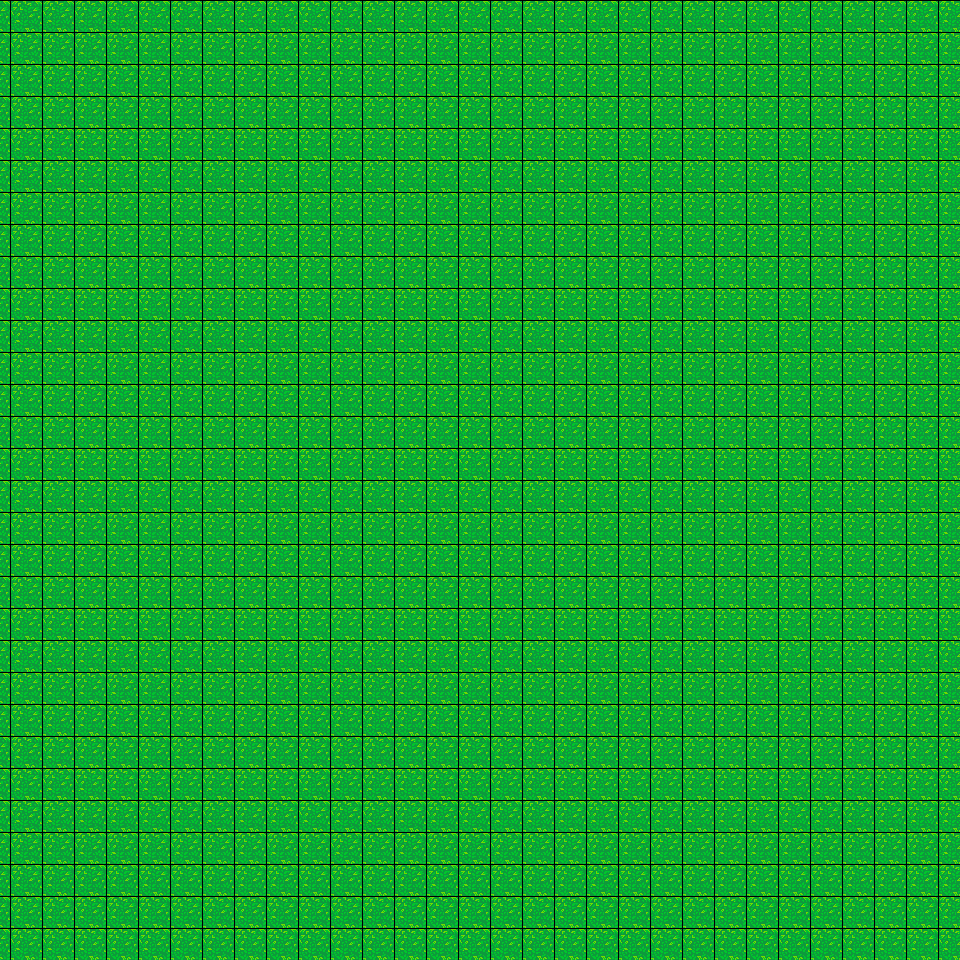

A level layout from a 2D game, rendered from its tile map. Below: a short description, then the map file with its tile-grid data intact:
An orthogonal 30x30 tile map with 32x32 px tiles, 1 tile layer (Capa de patrones 1).

<map version="1.10" tiledversion="1.10.2" orientation="orthogonal" renderorder="right-down" width="30" height="30" tilewidth="32" tileheight="32" infinite="0" nextlayerid="2" nextobjectid="1">
 <tileset firstgid="1" source="Plaza Map.tsx" />
 <layer id="1" name="Capa de patrones 1" width="30" height="30">
  <data encoding="csv">
19,19,19,19,19,19,19,19,19,19,19,19,19,19,19,19,19,19,19,19,19,19,19,19,19,19,19,19,19,19,
19,19,19,19,19,19,19,19,19,19,19,19,19,19,19,19,19,19,19,19,19,19,19,19,19,19,19,19,19,19,
19,19,19,19,19,19,19,19,19,19,19,19,19,19,19,19,19,19,19,19,19,19,19,19,19,19,19,19,19,19,
19,19,19,19,19,19,19,19,19,19,19,19,19,19,19,19,19,19,19,19,19,19,19,19,19,19,19,19,19,19,
19,19,19,19,19,19,19,19,19,19,19,19,19,19,19,19,19,19,19,19,19,19,19,19,19,19,19,19,19,19,
19,19,19,19,19,19,19,19,19,19,19,19,19,19,19,19,19,19,19,19,19,19,19,19,19,19,19,19,19,19,
19,19,19,19,19,19,19,19,19,19,19,19,19,19,19,19,19,19,19,19,19,19,19,19,19,19,19,19,19,19,
19,19,19,19,19,19,19,19,19,19,19,19,19,19,19,19,19,19,19,19,19,19,19,19,19,19,19,19,19,19,
19,19,19,19,19,19,19,19,19,19,19,19,19,19,19,19,19,19,19,19,19,19,19,19,19,19,19,19,19,19,
19,19,19,19,19,19,19,19,19,19,19,19,19,19,19,19,19,19,19,19,19,19,19,19,19,19,19,19,19,19,
19,19,19,19,19,19,19,19,19,19,19,19,19,19,19,19,19,19,19,19,19,19,19,19,19,19,19,19,19,19,
19,19,19,19,19,19,19,19,19,19,19,19,19,19,19,19,19,19,19,19,19,19,19,19,19,19,19,19,19,19,
19,19,19,19,19,19,19,19,19,19,19,19,19,19,19,19,19,19,19,19,19,19,19,19,19,19,19,19,19,19,
19,19,19,19,19,19,19,19,19,19,19,19,19,19,19,19,19,19,19,19,19,19,19,19,19,19,19,19,19,19,
19,19,19,19,19,19,19,19,19,19,19,19,19,19,19,19,19,19,19,19,19,19,19,19,19,19,19,19,19,19,
19,19,19,19,19,19,19,19,19,19,19,19,19,19,19,19,19,19,19,19,19,19,19,19,19,19,19,19,19,19,
19,19,19,19,19,19,19,19,19,19,19,19,19,19,19,19,19,19,19,19,19,19,19,19,19,19,19,19,19,19,
19,19,19,19,19,19,19,19,19,19,19,19,19,19,19,19,19,19,19,19,19,19,19,19,19,19,19,19,19,19,
19,19,19,19,19,19,19,19,19,19,19,19,19,19,19,19,19,19,19,19,19,19,19,19,19,19,19,19,19,19,
19,19,19,19,19,19,19,19,19,19,19,19,19,19,19,19,19,19,19,19,19,19,19,19,19,19,19,19,19,19,
19,19,19,19,19,19,19,19,19,19,19,19,19,19,19,19,19,19,19,19,19,19,19,19,19,19,19,19,19,19,
19,19,19,19,19,19,19,19,19,19,19,19,19,19,19,19,19,19,19,19,19,19,19,19,19,19,19,19,19,19,
19,19,19,19,19,19,19,19,19,19,19,19,19,19,19,19,19,19,19,19,19,19,19,19,19,19,19,19,19,19,
19,19,19,19,19,19,19,19,19,19,19,19,19,19,19,19,19,19,19,19,19,19,19,19,19,19,19,19,19,19,
19,19,19,19,19,19,19,19,19,19,19,19,19,19,19,19,19,19,19,19,19,19,19,19,19,19,19,19,19,19,
19,19,19,19,19,19,19,19,19,19,19,19,19,19,19,19,19,19,19,19,19,19,19,19,19,19,19,19,19,19,
19,19,19,19,19,19,19,19,19,19,19,19,19,19,19,19,19,19,19,19,19,19,19,19,19,19,19,19,19,19,
19,19,19,19,19,19,19,19,19,19,19,19,19,19,19,19,19,19,19,19,19,19,19,19,19,19,19,19,19,19,
19,19,19,19,19,19,19,19,19,19,19,19,19,19,19,19,19,19,19,19,19,19,19,19,19,19,19,19,19,19,
19,19,19,19,19,19,19,19,19,19,19,19,19,19,19,19,19,19,19,19,19,19,19,19,19,19,19,19,19,19
</data>
 </layer>
</map>
